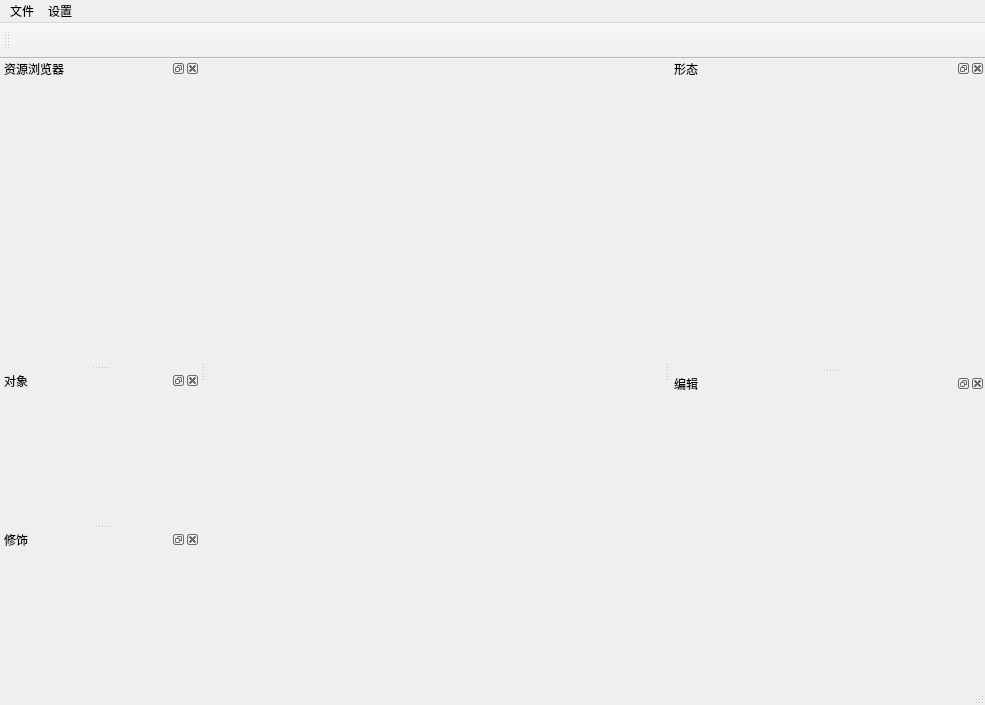
<?xml version="1.0" encoding="UTF-8"?>
<ui version="4.0">
 <class>BulletEditorClass</class>
 <widget class="QMainWindow" name="BulletEditorClass">
  <property name="geometry">
   <rect>
    <x>0</x>
    <y>0</y>
    <width>985</width>
    <height>705</height>
   </rect>
  </property>
  <property name="windowTitle">
   <string>BulletEditor</string>
  </property>
  <widget class="QWidget" name="centralWidget"/>
  <widget class="QToolBar" name="mainToolBar">
   <property name="minimumSize">
    <size>
     <width>0</width>
     <height>36</height>
    </size>
   </property>
   <attribute name="toolBarArea">
    <enum>TopToolBarArea</enum>
   </attribute>
   <attribute name="toolBarBreak">
    <bool>false</bool>
   </attribute>
  </widget>
  <widget class="QStatusBar" name="statusBar"/>
  <widget class="QDockWidget" name="dockWidget_Browser">
   <property name="minimumSize">
    <size>
     <width>200</width>
     <height>38</height>
    </size>
   </property>
   <property name="windowTitle">
    <string>资源浏览器</string>
   </property>
   <attribute name="dockWidgetArea">
    <number>1</number>
   </attribute>
   <widget class="QWidget" name="dockWidgetContents"/>
  </widget>
  <widget class="QDockWidget" name="dockWidget_Display">
   <property name="minimumSize">
    <size>
     <width>315</width>
     <height>100</height>
    </size>
   </property>
   <property name="windowTitle">
    <string>形态</string>
   </property>
   <attribute name="dockWidgetArea">
    <number>2</number>
   </attribute>
   <widget class="QWidget" name="dockWidgetContents_3"/>
  </widget>
  <widget class="QDockWidget" name="dockWidget_Editing">
   <property name="minimumSize">
    <size>
     <width>315</width>
     <height>100</height>
    </size>
   </property>
   <property name="windowTitle">
    <string>编辑</string>
   </property>
   <attribute name="dockWidgetArea">
    <number>2</number>
   </attribute>
   <widget class="QWidget" name="dockWidgetContents_4"/>
  </widget>
  <widget class="QMenuBar" name="menuBar">
   <property name="geometry">
    <rect>
     <x>0</x>
     <y>0</y>
     <width>985</width>
     <height>23</height>
    </rect>
   </property>
   <widget class="QMenu" name="menu">
    <property name="title">
     <string>文件</string>
    </property>
    <addaction name="action_openFile"/>
    <addaction name="action_saveFile"/>
    <addaction name="action_saveFileAs"/>
   </widget>
   <widget class="QMenu" name="menu_2">
    <property name="title">
     <string>设置</string>
    </property>
    <addaction name="action"/>
   </widget>
   <addaction name="menu"/>
   <addaction name="menu_2"/>
  </widget>
  <widget class="QDockWidget" name="dockWidget_Objects">
   <property name="windowTitle">
    <string>对象</string>
   </property>
   <attribute name="dockWidgetArea">
    <number>1</number>
   </attribute>
   <widget class="QWidget" name="dockWidgetContents_2"/>
  </widget>
  <widget class="QDockWidget" name="dockWidget_Decorate">
   <property name="windowTitle">
    <string>修饰</string>
   </property>
   <attribute name="dockWidgetArea">
    <number>1</number>
   </attribute>
   <widget class="QWidget" name="dockWidgetContents_5"/>
  </widget>
  <action name="action_openFile">
   <property name="text">
    <string>打开</string>
   </property>
  </action>
  <action name="action_saveFile">
   <property name="text">
    <string>保存</string>
   </property>
  </action>
  <action name="action_saveFileAs">
   <property name="text">
    <string>另存为..</string>
   </property>
  </action>
  <action name="action">
   <property name="text">
    <string>工作目录</string>
   </property>
  </action>
 </widget>
 <layoutdefault spacing="6" margin="11"/>
 <resources>
  <include location="BulletEditor.qrc"/>
 </resources>
 <connections/>
</ui>
